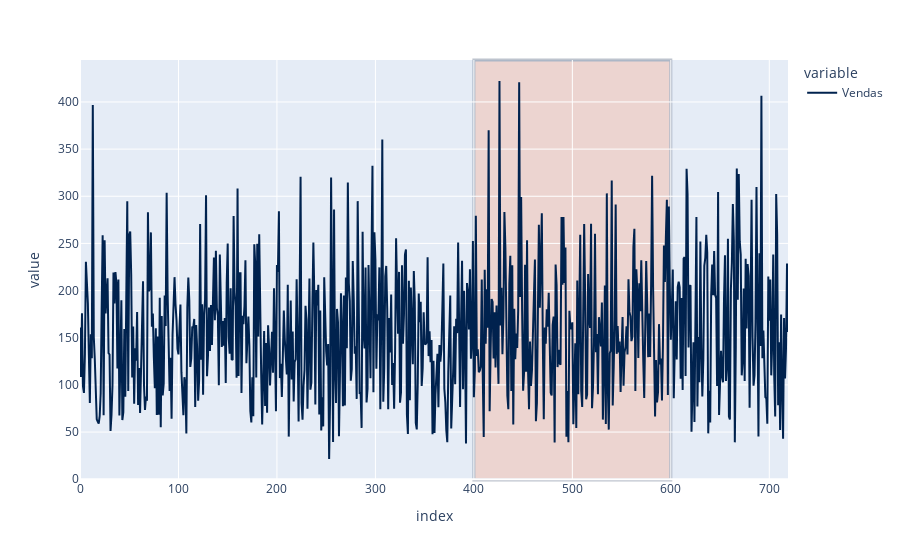

The cell this chart's notebook holds for it:
### Code cell
colors = px.colors.sequential.Cividis

fig = px.line(FactSales['Vendas'], color_discrete_sequence=colors)


fig.add_shape(
    type="rect",
    x0=400, x1=600,  # intervalo no eixo x
    y0=0, y1=1,  # cobre toda a altura do gráfico
    xref='x', yref='paper',  # 'paper' faz com que vá de 0 a 1 no eixo y
    fillcolor="LightSalmon",
    opacity=0.3,
    layer="below",
    line_width=3,
)

fig.show()

### Figure 1 — Plotly figure (JSON) as saved in the notebook; plotly's stock layout.template omitted (floating-point values rounded to 4 significant figures; data arrays with more than 128 entries replaced by an {"elided": "..."} marker saying what was removed)
{"data": [{"hovertemplate": "variable=Vendas<br>index=%{x}<br>value=%{y}<extra></extra>", "legendgroup": "Vendas", "line": {"color": "#00224e", "dash": "solid"}, "marker": {"symbol": "circle"}, "mode": "lines", "name": "Vendas", "orientation": "v", "showlegend": true, "type": "scatter", "x": {"elided": "720 int values"}, "xaxis": "x", "y": {"elided": "720 float values"}, "yaxis": "y"}], "layout": {"legend": {"title": {"text": "variable"}, "tracegroupgap": 0}, "margin": {"t": 60}, "shapes": [{"fillcolor": "LightSalmon", "layer": "below", "line": {"width": 3}, "opacity": 0.3, "type": "rect", "x0": 400, "x1": 600, "xref": "x", "y0": 0, "y1": 1, "yref": "paper"}], "xaxis": {"anchor": "y", "domain": [0, 1], "title": {"text": "index"}}, "yaxis": {"anchor": "x", "domain": [0, 1], "title": {"text": "value"}}}}
